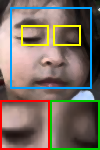
%> input picture report/drowsy2.png, 100 x 150 px
$ octave --eval "result = fourier_bandpass(imread('../report/drowsy2.png'));"   (GNU Octave 9; MATLAB toolbox functions it lacks are replaced by stand-ins)
%> lines starting %> are read from the running program, lines starting %| are printed output that depends on the picture

function out = fourier_bandpass(img, lowCutoff, highCutoff)
% FOURIER_BANDPASS  Preserve selected frequency range using FFT.
%   img         : Input grayscale or RGB image.
%   lowCutoff   : Lower frequency radius (default 10).
%   highCutoff  : Upper frequency radius (default 50).
%   out         : Band-pass filtered output image.
%
%   Frequencies between the lower and upper cutoff
%   are preserved while other frequencies are removed.

% Set default cutoff values
if nargin < 2 || isempty(lowCutoff)
    lowCutoff = 10;
end

if nargin < 3 || isempty(highCutoff)
    highCutoff = 50;
end

% Validate cutoff values
if lowCutoff < 0 || highCutoff <= lowCutoff
    error('Cutoffs must satisfy 0 <= lowCutoff < highCutoff.');
end

% Convert input image to double
img = im2double(img);

% Get image dimensions
[M, N, C] = size(img);
%> M = 150; N = 100; C = 3

% Create frequency coordinates
[u, v] = meshgrid(1:N, 1:M);

% Find center of frequency domain
centerU = floor(N/2) + 1;
%> centerU = 51
centerV = floor(M/2) + 1;
%> centerV = 76

% Calculate distance from center
D = sqrt((u - centerU).^2 + (v - centerV).^2);

% Create ideal band-pass mask
H = double(D >= lowCutoff & D <= highCutoff);

% Initialize output
out = zeros(size(img));

% Apply Fourier filtering
for k = 1:C

    % Fourier Transform
    F = fftshift(fft2(img(:,:,k)));

    % Apply band-pass mask
    G = F .* H;

    % Inverse Fourier Transform
    filtered = real(ifft2(ifftshift(G)));

    % Normalize output for display
    out(:,:,k) = mat2gray(filtered);

end
%> this loop made 3 passes
%> pass 1, in fourier_bandpass, `filtered = real(ifft2(ifftshift(G)));`:
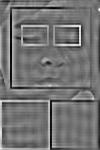
%> filtered: size 150x100 double; min -0.61, max 0.737, mean 8.29e-19; drawn with min black and max white
%> pass 2, in fourier_bandpass, `filtered = real(ifft2(ifftshift(G)));`:
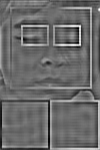
%> filtered: size 150x100 double; min -0.566, max 0.784, mean -2.37e-19; drawn with min black and max white
%> pass 3, in fourier_bandpass, `filtered = real(ifft2(ifftshift(G)));`:
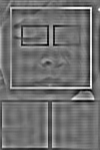
%> filtered: size 150x100 double; min -0.598, max 0.761, mean -2.37e-18; drawn with min black and max white
%> after the loop:
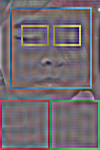
%> out: size 150x100x3 double; mean R, G, B 0.453, 0.419, 0.44

end
